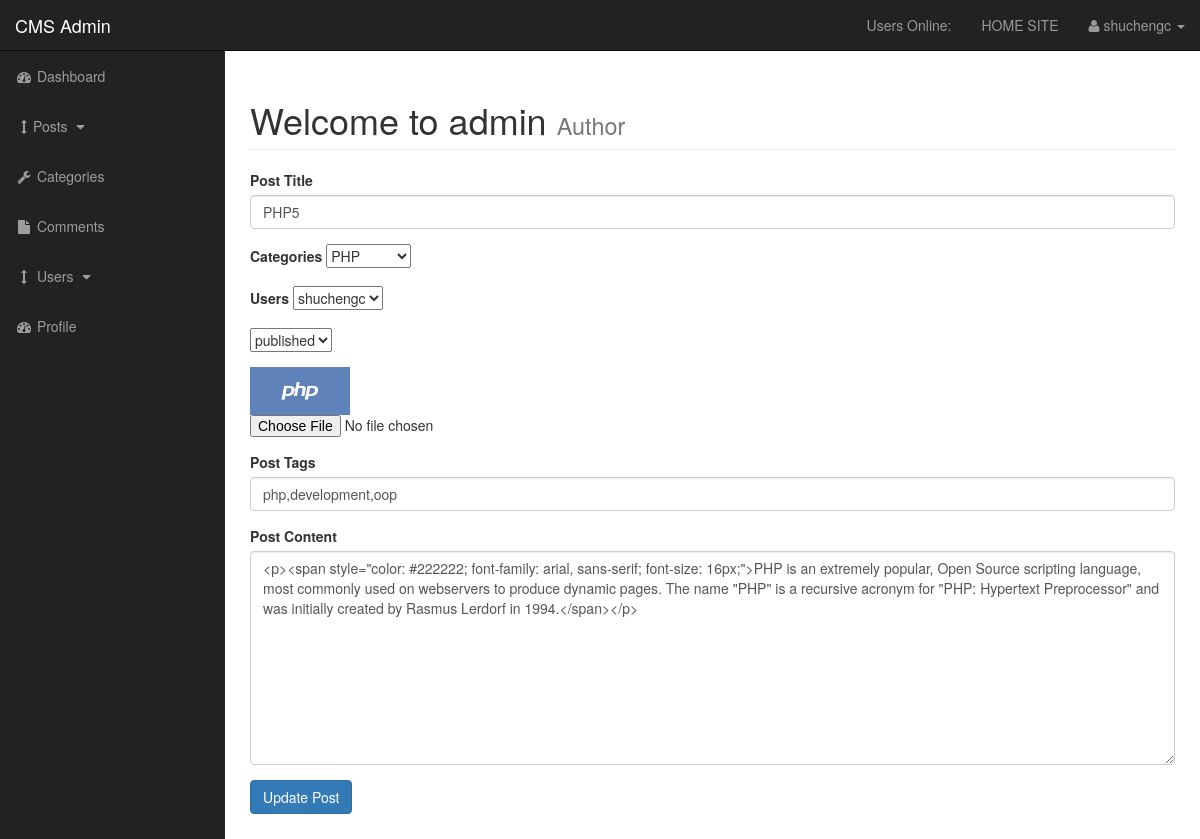
The page /admin/posts.php?source=edit_post&p_id=0 (signed in) on the database its author committed.
### tables this page shows
CREATE TABLE `posts` (
  `post_id` int(3) NOT NULL,
  `post_category_id` int(3) NOT NULL,
  `post_title` varchar(255) NOT NULL,
  `post_author` varchar(255) NOT NULL,
  `post_user` varchar(255) NOT NULL,
  `post_date` date NOT NULL,
  `post_image` text NOT NULL,
  `post_content` text NOT NULL,
  `post_tags` varchar(255) NOT NULL,
  `post_comment_count` varchar(255) NOT NULL,
  `post_status` varchar(255) NOT NULL DEFAULT 'draft',
  `post_views_count` int(11) NOT NULL
);

### admin/functions.php (called while the page is built, shortened)
<?php
function escape($string) {
    global $connection;
    return mysqli_real_escape_string($connection, trim($string));
}
?>

### admin/includes/edit_post.php (the view, shortened to what this page needs)
<?php
    if(isset($_GET['p_id'])){
        $the_post_id =  escape($_GET['p_id']);
    }
    $query = "SELECT * FROM posts WHERE post_id = $the_post_id  ";
    $select_posts_by_id = mysqli_query($connection,$query);
    while($row = mysqli_fetch_assoc($select_posts_by_id)) {
        $post_user          = $row['post_user'];
        $post_title         = $row['post_title'];
        $post_category_id   = $row['post_category_id'];
        $post_status        = $row['post_status'];
        $post_image         = $row['post_image'];
        $post_content       = $row['post_content'];
        $post_tags          = $row['post_tags'];
    }
?>
<form action="" method="post" enctype="multipart/form-data">
    <div class="form-group">
     <label for="title">Post Title</label>
      <input value="<?php echo htmlspecialchars(stripslashes($post_title)); ?>"  type="text" class="form-control" name="post_title">
    </div>
    <div class="form-group">
       <label for="categories">Categories</label>
       <select name="post_category" id="">
        <?php
            $query = "SELECT * FROM categories ";
            $select_categories = mysqli_query($connection,$query);
            while($row = mysqli_fetch_assoc($select_categories )) {
                $cat_id = $row['cat_id'];
                $cat_title = $row['cat_title'];
                if($cat_id == $post_category_id) {
                    echo "<option selected value='{$cat_id}'>{$cat_title}</option>";
                } else {
                    echo "<option value='{$cat_id}'>{$cat_title}</option>";
                }
            }
        ?>
       </select>
    </div>
    <div class="form-group">
       <label for="users">Users</label>
       <select name="post_user" id="">
            <?php echo "<option value='{$post_user}'>{$post_user}</option>"; ?>
       </select>
    </div>
    <div class="form-group">
      <select name="post_status" id="">
        <option value='<?php echo $post_status ?>'><?php echo $post_status; ?></option>
      </select>
    </div>
    <div class="form-group">
       <img width="100" src="../images/<?php echo $post_image; ?>" alt="">
       <input  type="file" name="image">
    </div>
    <div class="form-group">
     <label for="post_tags">Post Tags</label>
      <input value="<?php echo $post_tags; ?>"  type="text" class="form-control" name="post_tags">
    </div>
    <div class="form-group">
     <label for="post_content">Post Content</label>
     <textarea  class="form-control "name="post_content" id="" cols="30" rows="10"><?php echo $post_content; ?>
     </textarea>
    </div>
    <div class="form-group">
      <input class="btn btn-primary" type="submit" name="update_post" value="Update Post">
    </div>
</form>

### admin/css/sb-admin.css (style rules this page uses)
body { margin-top: 100px; background-color: #222; }
@media (min-width:768px) { body { margin-top: 50px; } }

### rows shown on the page
posts: post_title "PHP5", post_user "shuchengc", post_status "published", post_image (picture), post_tags "php,development,oop", post_content "<p><span style=\"color: #222222; font-family: arial, sans-serif; font-size: 16px;\">PHP is an extremely popular, Open Source scripting language, most commonly used on webservers to produce dynamic pages. The name \"PHP\" is a recursive acronym for \"PHP: Hypertext Preprocessor\" and was initially created by Rasmus Lerdorf in 1994.</span></p>"

### other values the page prints
$_SESSION['username'] "shuchengc"
form field post_category "PHP"
